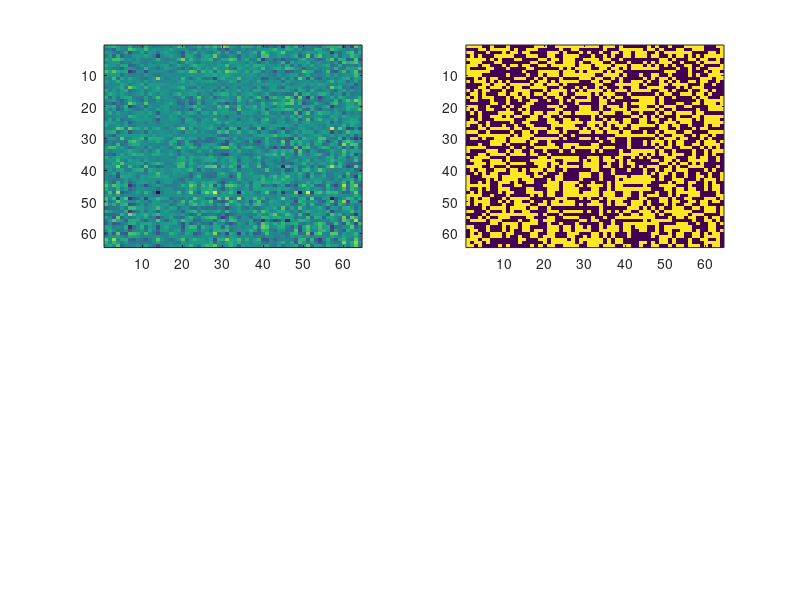

MATLAB code to generate this figure: (Note: this script raises an error after producing the figure.)
kmax = 6;
k = 6;
d = 2^kmax;
n = d;

rng(0);

X = randn(d,k)*randn(k,n);


X_vals = sort(vec(X));
qt = 0.5;
X_val_thresh = X_vals(floor(qt*numel(X)));

Omega = (X >= X_val_thresh);

figure(1);clf;
subplot(2,2,1);
imagesc(X);
subplot(2,2,2);
imagesc(Omega);

tic
X_comp = lrmc(X,Omega);
t_lrmc = toc;

tic
X_comp2 = isvt(X,Omega,10*d, 1, 1, 1000);
t_isvt = toc;

subplot(2,2,3);
scatter(X_comp(~Omega), X(~Omega));
title("Runtime of LRMC via CVX " + num2str(t_lrmc));


subplot(2,2,4);
scatter(X_comp2(~Omega), X(~Omega));
title("Runtime of ISVT " + num2str(t_isvt));